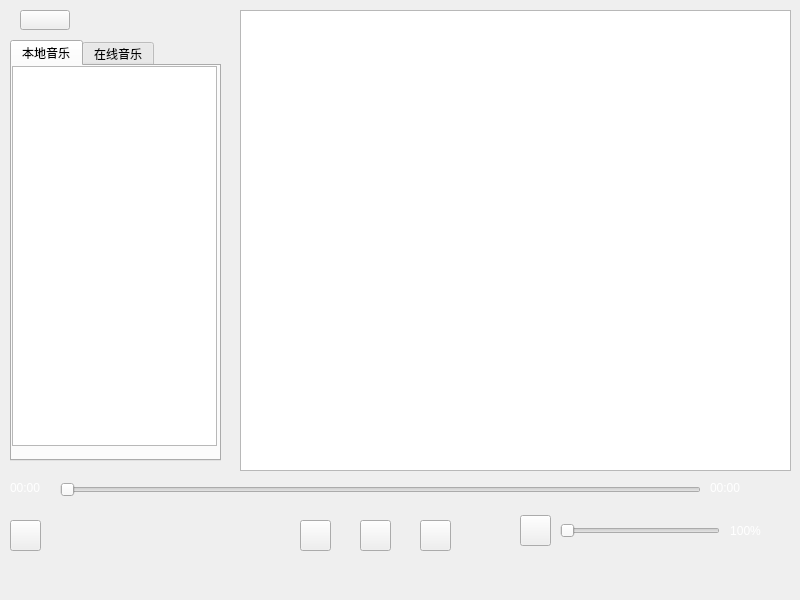
<?xml version="1.0" encoding="UTF-8"?>
<ui version="4.0">
 <class>Music</class>
 <widget class="QWidget" name="Music">
  <property name="geometry">
   <rect>
    <x>0</x>
    <y>0</y>
    <width>800</width>
    <height>600</height>
   </rect>
  </property>
  <property name="windowTitle">
   <string>Form</string>
  </property>
  <property name="styleSheet">
   <string notr="true"/>
  </property>
  <widget class="QWidget" name="music" native="true">
   <property name="geometry">
    <rect>
     <x>0</x>
     <y>0</y>
     <width>800</width>
     <height>600</height>
    </rect>
   </property>
   <property name="styleSheet">
    <string notr="true">#music{
border-image: url(:/imgs/music_bg.png);}
QPushButton#on_stopBtn[mode='pause']{
   border-image: url(:/imgs/btn_play_normal.png);
}
QPushButton#on_stopBtn[mode='pause']:hover{  
   border-image: url(:/imgs/btn_play_hover.png)
}

QPushButton#on_stopBtn[mode='play']{
   border-image: url(:/imgs/btn_pause_normal.png);
}
QPushButton#on_stopBtn[mode='play']:hover{
   border-image: url(:/imgs/btn_pause_hover.png)
}
QPushButton#preBtn{
  
	border-image: url(:/imgs/btn_previous_normal.png);
	
}
QPushButton#nextBtn{
  
	border-image: url(:/imgs/btn_next_normal.png);
}
QPushButton#preBtn:hover{
  
	border-image: url(:/imgs/btn_previous_hover.png);
}
QPushButton#nextBtn:hover{
  
	border-image: url(:/imgs/btn_next_hover.png);
}</string>
   </property>
   <widget class="QPushButton" name="backBtn">
    <property name="geometry">
     <rect>
      <x>20</x>
      <y>10</y>
      <width>50</width>
      <height>20</height>
     </rect>
    </property>
    <property name="styleSheet">
     <string notr="true">#backBtn{
border-image: url(:/imgs/back.png);
}
</string>
    </property>
    <property name="text">
     <string/>
    </property>
   </widget>
   <widget class="QTabWidget" name="tabWidget">
    <property name="geometry">
     <rect>
      <x>10</x>
      <y>40</y>
      <width>211</width>
      <height>421</height>
     </rect>
    </property>
    <property name="styleSheet">
     <string notr="true"/>
    </property>
    <property name="currentIndex">
     <number>0</number>
    </property>
    <property name="tabBarAutoHide">
     <bool>true</bool>
    </property>
    <widget class="QWidget" name="tab">
     <property name="styleSheet">
      <string notr="true"/>
     </property>
     <attribute name="title">
      <string>本地音乐</string>
     </attribute>
     <widget class="QListWidget" name="localList">
      <property name="geometry">
       <rect>
        <x>0</x>
        <y>0</y>
        <width>205</width>
        <height>380</height>
       </rect>
      </property>
     </widget>
    </widget>
    <widget class="QWidget" name="tab_2">
     <property name="styleSheet">
      <string notr="true"/>
     </property>
     <attribute name="title">
      <string>在线音乐</string>
     </attribute>
     <widget class="QListWidget" name="onlineList">
      <property name="geometry">
       <rect>
        <x>0</x>
        <y>0</y>
        <width>205</width>
        <height>380</height>
       </rect>
      </property>
     </widget>
    </widget>
   </widget>
   <widget class="QSlider" name="musicslider">
    <property name="geometry">
     <rect>
      <x>60</x>
      <y>480</y>
      <width>641</width>
      <height>20</height>
     </rect>
    </property>
    <property name="maximum">
     <number>100</number>
    </property>
    <property name="orientation">
     <enum>Qt::Horizontal</enum>
    </property>
   </widget>
   <widget class="QPushButton" name="preBtn">
    <property name="geometry">
     <rect>
      <x>300</x>
      <y>520</y>
      <width>31</width>
      <height>31</height>
     </rect>
    </property>
    <property name="styleSheet">
     <string notr="true"/>
    </property>
    <property name="text">
     <string/>
    </property>
   </widget>
   <widget class="QPushButton" name="on_stopBtn">
    <property name="geometry">
     <rect>
      <x>360</x>
      <y>520</y>
      <width>31</width>
      <height>31</height>
     </rect>
    </property>
    <property name="styleSheet">
     <string notr="true"/>
    </property>
    <property name="text">
     <string/>
    </property>
   </widget>
   <widget class="QPushButton" name="nextBtn">
    <property name="geometry">
     <rect>
      <x>420</x>
      <y>520</y>
      <width>31</width>
      <height>31</height>
     </rect>
    </property>
    <property name="styleSheet">
     <string notr="true"/>
    </property>
    <property name="text">
     <string/>
    </property>
   </widget>
   <widget class="QSlider" name="voiceslider">
    <property name="geometry">
     <rect>
      <x>560</x>
      <y>520</y>
      <width>160</width>
      <height>22</height>
     </rect>
    </property>
    <property name="orientation">
     <enum>Qt::Horizontal</enum>
    </property>
   </widget>
   <widget class="QPushButton" name="openMusic">
    <property name="geometry">
     <rect>
      <x>10</x>
      <y>520</y>
      <width>31</width>
      <height>31</height>
     </rect>
    </property>
    <property name="styleSheet">
     <string notr="true">border-image: url(:/imgs/btn_local_file.png);</string>
    </property>
    <property name="text">
     <string/>
    </property>
   </widget>
   <widget class="QPushButton" name="voiceBtn">
    <property name="geometry">
     <rect>
      <x>520</x>
      <y>515</y>
      <width>31</width>
      <height>31</height>
     </rect>
    </property>
    <property name="styleSheet">
     <string notr="true">border-image: url(:/imgs/voiceopen.png);</string>
    </property>
    <property name="text">
     <string/>
    </property>
   </widget>
   <widget class="QLabel" name="currentLab">
    <property name="geometry">
     <rect>
      <x>10</x>
      <y>480</y>
      <width>41</width>
      <height>16</height>
     </rect>
    </property>
    <property name="styleSheet">
     <string notr="true">color: rgb(255, 255, 255);</string>
    </property>
    <property name="text">
     <string>00:00</string>
    </property>
   </widget>
   <widget class="QLabel" name="totalLab">
    <property name="geometry">
     <rect>
      <x>710</x>
      <y>480</y>
      <width>41</width>
      <height>16</height>
     </rect>
    </property>
    <property name="styleSheet">
     <string notr="true">color: rgb(255, 255, 255);</string>
    </property>
    <property name="text">
     <string>00:00</string>
    </property>
   </widget>
   <widget class="QLabel" name="voiceLab">
    <property name="geometry">
     <rect>
      <x>730</x>
      <y>520</y>
      <width>31</width>
      <height>21</height>
     </rect>
    </property>
    <property name="styleSheet">
     <string notr="true">color: rgb(255, 255, 255);
</string>
    </property>
    <property name="text">
     <string>100%</string>
    </property>
    <property name="alignment">
     <set>Qt::AlignCenter</set>
    </property>
   </widget>
   <widget class="QWidget" name="verticalLayoutWidget">
    <property name="geometry">
     <rect>
      <x>240</x>
      <y>10</y>
      <width>551</width>
      <height>461</height>
     </rect>
    </property>
    <layout class="QVBoxLayout" name="verticalLayout">
     <item>
      <widget class="QListWidget" name="ircList">
       <property name="styleSheet">
        <string notr="true">
    

</string>
       </property>
      </widget>
     </item>
    </layout>
   </widget>
  </widget>
 </widget>
 <resources/>
 <connections/>
</ui>
